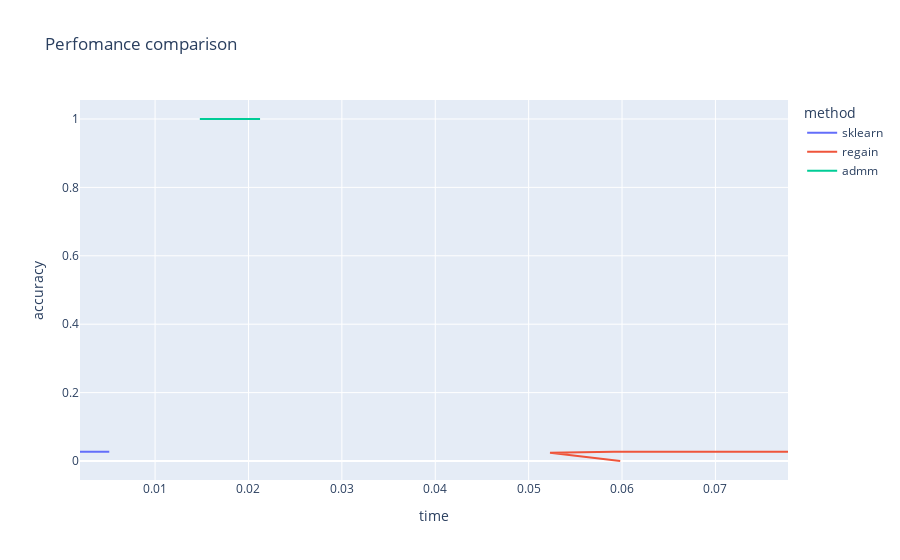

This figure's notebook cell:
### Code cell
import plotly.express as px

fig = px.line(df, x="time", y="accuracy", color= "method", title='Perfomance comparison')
fig.show()

### Figure 1 — Plotly figure (JSON) as saved in the notebook; plotly's stock layout.template omitted (floating-point values rounded to 4 significant figures)
{"data": [{"hovertemplate": "method=sklearn<br>time=%{x}<br>accuracy=%{y}<extra></extra>", "legendgroup": "sklearn", "line": {"color": "#636efa", "dash": "solid"}, "mode": "lines", "name": "sklearn", "orientation": "v", "showlegend": true, "type": "scatter", "x": [0.005095, 0.00209, 0.001961, 0.002428], "xaxis": "x", "y": [0.02697, 0.02697, 0.02697, 0.02697], "yaxis": "y"}, {"hovertemplate": "method=regain<br>time=%{x}<br>accuracy=%{y}<extra></extra>", "legendgroup": "regain", "line": {"color": "#EF553B", "dash": "solid"}, "mode": "lines", "name": "regain", "orientation": "v", "showlegend": true, "type": "scatter", "x": [0.05981, 0.05229, 0.05912, 0.07777], "xaxis": "x", "y": [0, 0.02412, 0.02669, 0.02694], "yaxis": "y"}, {"hovertemplate": "method=admm<br>time=%{x}<br>accuracy=%{y}<extra></extra>", "legendgroup": "admm", "line": {"color": "#00cc96", "dash": "solid"}, "mode": "lines", "name": "admm", "orientation": "v", "showlegend": true, "type": "scatter", "x": [0.01479, 0.01739, 0.01836, 0.02124], "xaxis": "x", "y": [0.9998, 1.0, 1.0, 1], "yaxis": "y"}], "layout": {"legend": {"title": {"text": "method"}, "tracegroupgap": 0}, "title": {"text": "Perfomance comparison"}, "xaxis": {"anchor": "y", "domain": [0, 1], "title": {"text": "time"}}, "yaxis": {"anchor": "x", "domain": [0, 1], "title": {"text": "accuracy"}}}}
